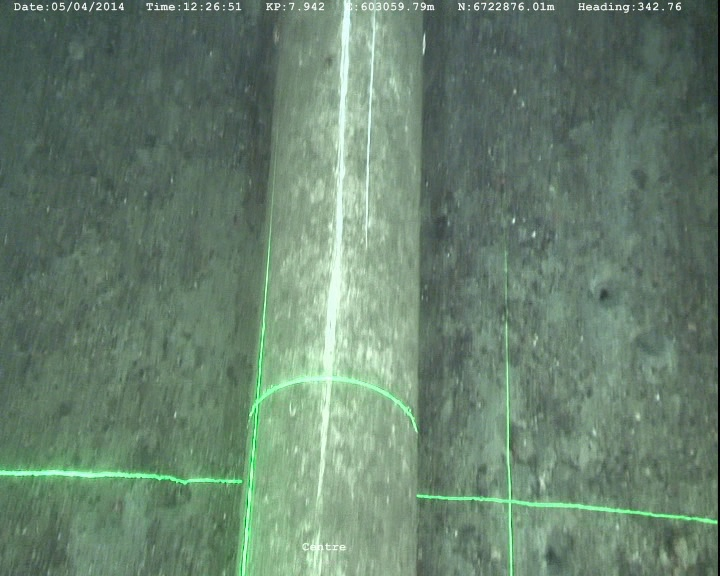
//> input picture 000000.jpg, 720 x 576 px
$ ./main   (built with g++ and OpenCV 4)
//> lines starting //> are read from the running program, lines starting //| are printed output that depends on the picture
/*******************************************************************
*   main.cpp
*   LATCH
*
*	Author: Kareem Omar
*	kareem.omar@uah.edu
*	https://github.com/komrad36
*
*	Last updated Sep 12, 2016
*******************************************************************/
//
// Fastest implementation of the fully scale-
// and rotation-invariant LATCH 512-bit binary
// feature descriptor as described in the 2015
// paper by Levi and Hassner:
//
// "LATCH: Learned Arrangements of Three Patch Codes"
// http://arxiv.org/abs/1501.03719
//
// See also the ECCV 2016 Descriptor Workshop paper, of which I am a coauthor:
//
// "The CUDA LATCH Binary Descriptor"
// http://arxiv.org/abs/1609.03986
//
// And the original LATCH project's website:
// http://www.openu.ac.il/home/hassner/projects/LATCH/
//
// See my GitHub for the CUDA version, which is extremely fast.
//
// My implementation uses multithreading, SSE2/3/4/4.1, AVX, AVX2, and
// many many careful optimizations to implement the
// algorithm as described in the paper, but at great speed.
// This implementation outperforms the reference implementation by 800%
// single-threaded or 3200% multi-threaded (!) while exactly matching
// the reference implementation's output and capabilities.
//
// If you do not have AVX2, uncomment the '#define NO_AVX_PLEASE' in LATCH.h to route the code
// through SSE isntructions only. NOTE THAT THIS IS ABOUT 50% SLOWER.
// A processor with full AVX2 support is highly recommended.
//
// All functionality is contained in the file LATCH.h. This file
// is simply a sample test harness with example usage and
// performance testing.
//

#include <bitset>
#include <chrono>
#include <iostream>

#include <opencv2/opencv.hpp>
#include <vector>
//#include <Eigen/Core>

#ifdef USE_LATCH
	#include "latch.h"
#endif

#define VC_EXTRALEAN
#define WIN32_LEAN_AND_MEAN

using namespace std::chrono;

// Removes interest points that are to close to the border
/*void remove_outside( std::vector<cv::KeyPoint>& keypoints,const int width, const int height, const int border_value) {
	keypoints.erase(std::remove_if(keypoints.begin(), keypoints.end(), [width, height,border_value](const cv::KeyPoint& kp) {return kp.pt.x <= border_value || kp.pt.y <= border_value || kp.pt.x >= width - border_value || kp.pt.y >= height - border_value; }), keypoints.end());
}*/
int main(int argc, char **argv) {
	// ------------- Configuration ------------

	constexpr int numkps = 2000;
	constexpr bool multithread = true;
	int threshold_latch = 100;
	// [17 lines of commented-out code are left out]

	constexpr char name0[] = "../000000.jpg";
	constexpr char name1[] = "../000005.jpg";

	cv::Mat image0 = cv::imread(name0, CV_LOAD_IMAGE_GRAYSCALE);
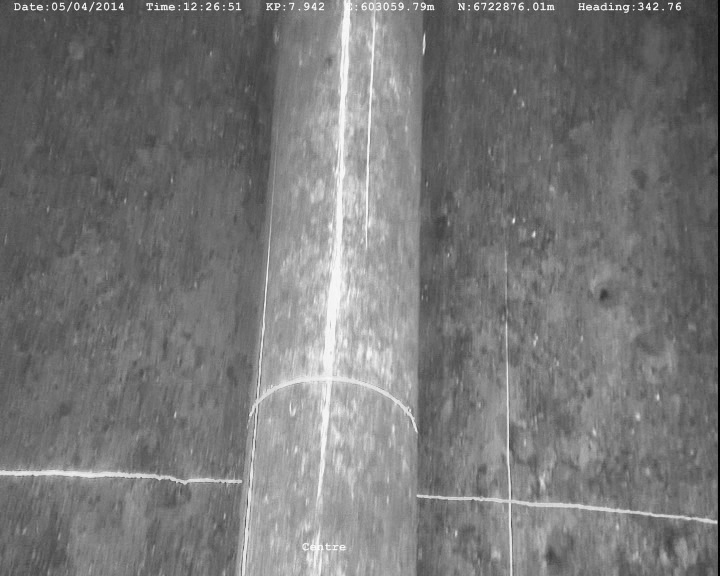
//> image0: 576 rows x 720 cols, CV_8UC1; min 0, max 255, mean 120
	cv::Mat image1 = cv::imread(name1, CV_LOAD_IMAGE_GRAYSCALE);
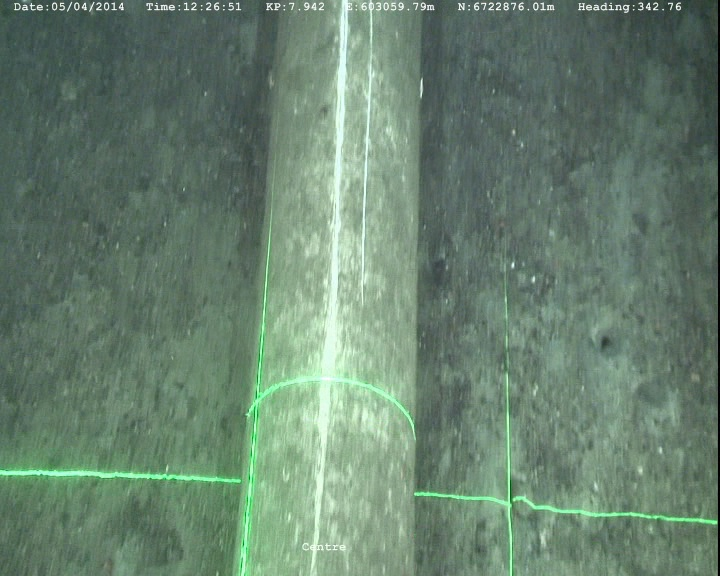
//> input picture 000005.jpg, 720 x 576 px
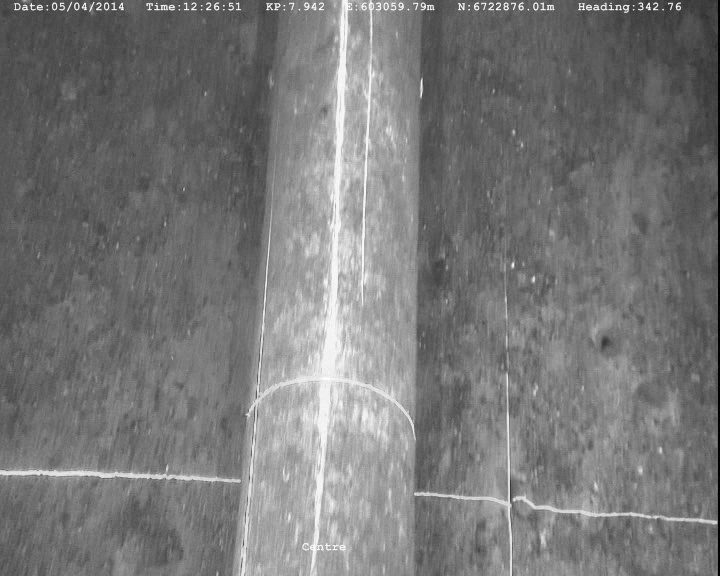
//> image1: 576 rows x 720 cols, CV_8UC1; min 0, max 255, mean 120

	if (!image0.data || !image1.data) {
		std::cerr << "ERROR: failed to open image. Aborting." << std::endl;
		return EXIT_FAILURE;
	}


	// --------------------------------


	// ------------- Detection ----------------------------
	std::cout << std::endl << "Detecting..." << std::endl;
	// Setting this to 36 is very important !!!
	int edge_treshold = 36;
	cv::Ptr<cv::ORB> orb = cv::ORB::create(numkps, 1.2f, 8, edge_treshold, 0, 2, cv::ORB::HARRIS_SCORE, 31, 20);

	std::vector<cv::KeyPoint> keypoints0;
	std::vector<cv::KeyPoint> keypoints1;
	orb->detect(image0, keypoints0);
//> keypoints0 = 1654 keypoints; strongest (x, y, size): (513, 221, 31), (533, 235, 31), (534, 233, 31), (185, 483, 31)
	orb->detect(image1, keypoints1);
//> keypoints1 = 1629 keypoints; strongest (x, y, size): (514, 499, 37.2), (514, 498, 44.6), (510, 500, 37.2), (515, 498, 53.6)
	// -------------------------------

#ifdef USE_LATCH
	// ------------- LATCH feature descriptor  ------------
	// IMPORTANT LINES to later draw the correspondes correctly. The opencv draw
	// function requires vector<cv::KeyPoint> and Latch uses a vector<KeyPoint> (defined in LATCH.h).
	// What I failed to notice for many hours of debugging is that the LATCH function will automatically remove
	// keypoints close to the border (36 pixels). This causes problem.
	// This can be fixed by simply removing keypoints close to the border.
	//remove_outside(keypoints0,image0.cols, image0.rows,36);
	//remove_outside(keypoints1,image1.cols, image1.rows,36);

	// IMPORTANT! Convertion between OpenCV [n_keypoints x 64](uint8_t) and the latch descriptor [n_keypoints x 8](uint64_t) format
	// The opencv bruteforce matching requires the data to be in a cv::Mat format.
	// A cv::Mat with dimenstions [n_keypoints x 64] of type char/uint8_t is initialized. (A single row correspond to a keypoints with a (64x8=) 512 bits descriptor).
	cv::Mat cv_desc0_latch = cv::Mat::zeros(keypoints0.size(),64,CV_8UC1);
	cv::Mat cv_desc1_latch = cv::Mat::zeros(keypoints1.size(),64,CV_8UC1);


	// A pointer is created to point to the data of the cv::Mat.
	uint64_t* desc0_latch = (uint64_t*)(cv_desc0_latch.data);
	uint64_t* desc1_latch = (uint64_t*)(cv_desc1_latch.data);


	//std::cout << "Size: " << kps0_latch.size() << ", " << keypoints0.size() << std::endl;
	high_resolution_clock::time_point start = high_resolution_clock::now();
	LATCH<multithread>(image0.data, image0.cols, image0.rows, static_cast<int>(image0.step), keypoints0, desc0_latch);
	LATCH<multithread>(image1.data, image1.cols, image1.rows, static_cast<int>(image1.step), keypoints1, desc1_latch);
	high_resolution_clock::time_point end = high_resolution_clock::now();
	std::cout 	<< std::endl << "LATCH took "
				<< static_cast<double>((end - start).count()) * 1e-3 / (static_cast<double>(keypoints0.size()+keypoints1.size()))
				<< " us per desc over " << keypoints0.size()+keypoints1.size() << " desc" << (keypoints0.size()+keypoints1.size() == 1 ? "." : "s.") << std::endl << std::endl;

	std::cout 	<< std::endl << "LATCH took :  " << static_cast<double>((end - start).count()*1e-6/2) << "ms (per image)" << std::endl;
	// ------------- Matching ----------------------------
	cv::BFMatcher matcher(cv::NORM_HAMMING,true);
	std::vector< cv::DMatch > matches_latch;
	matcher.match( cv_desc0_latch, cv_desc1_latch, matches_latch);

	std::vector< cv::DMatch > good_matches_latch;

	for(unsigned int i = 0; i < matches_latch.size(); i++ ) {
		if( matches_latch[i].distance < threshold_latch) {
			good_matches_latch.push_back( matches_latch[i]);
			//std::cout << "Sample LATCH, queryIdx: " << matches_latch[i].queryIdx << ", trainIdx: " << matches_latch[i].trainIdx << ", Distance: "  << matches_latch[i].distance << std::endl;
		}
	}


	// TESTING ///////////////////
	// To validate that keypoints are identical before and after the latch-function.
	// I used many hours debugging, to notice that the latch-functions removes keypoints close than 36 pixels
	// to the border.
	/*for(unsigned int i = 0; i < keypoints0.size(); i++ ) {
		std::cout << "KP Latc(before) : " << keypoints0[i].pt << std::endl;
		std::cout << "KP Latc(before) : [" << kps0_latch[i].x << ", " << kps0_latch[i].y << "]" << std::endl << std::endl;
	}*/

	int print_keypoint_idx = 0; // keypoints_class.size()
	std::cout << "argc:" << argc << std::endl;
	if (argc > 1) {
		std::cout << "Select keypoint0 " << argv[1] << "/" << keypoints0.size()-1 << std::endl;
		std::cout << "Select keypoint1 " << argv[1] << "/" << keypoints1.size()-1 << std::endl;
		print_keypoint_idx = std::atoi(argv[1]);
	}

	// LATCH ORIGINAL //////////////////////////////////////////////
	std::cout << "Descriptor (LATCH original): " << print_keypoint_idx << "/" << keypoints0.size()-1 << std::endl;
	int shift = print_keypoint_idx*8;
	for (int i = 0; i < 8; ++i) {
		std::cout << std::bitset<64>(desc0_latch[i+shift]) << std::endl;
	}
	std::cout << std::endl;

	// LATCH CLASS ( FLIPPED!!!) /////////////////////////////////////////////////
	std::cout << "Descriptor (LATCH cv_mat FLIPPED!!!): " << print_keypoint_idx << "/" << keypoints0.size()-1 << std::endl;
	for (int i = 0; i < 8; ++i) {
		for (int ii = 0; ii < 8; ++ii) {
			std::cout << std::bitset<8>(cv_desc0_latch.at<unsigned char>(print_keypoint_idx,i*8+7-ii));
			//std::cout << std::bitset<8>(cv_desc0_latch.at<uint8_t>(i*8+7-ii,print_keypoint_idx));
		}
		std::cout << std::endl;
	}
	std::cout << std::endl;


	cv::Mat img_matches_latch;
	cv::drawMatches( image0, keypoints0, image1, keypoints1,
			good_matches_latch, img_matches_latch, cv::Scalar::all(-1), cv::Scalar::all(-1),
			std::vector<char>(), cv::DrawMatchesFlags::NOT_DRAW_SINGLE_POINTS );
	//-- Show detected matches
	cv::namedWindow( "Good Matches (LATCH)", CV_WINDOW_NORMAL );
	cv::imshow( "Good Matches (LATCH)", img_matches_latch );

	std::cout << "LATCH: Descriptors size: " << cv_desc0_latch.size() << ", Good matches: " << good_matches_latch.size() << "(treshold " << threshold_latch << ")"  << std::endl;

#endif
	cv::waitKey(0);

}
